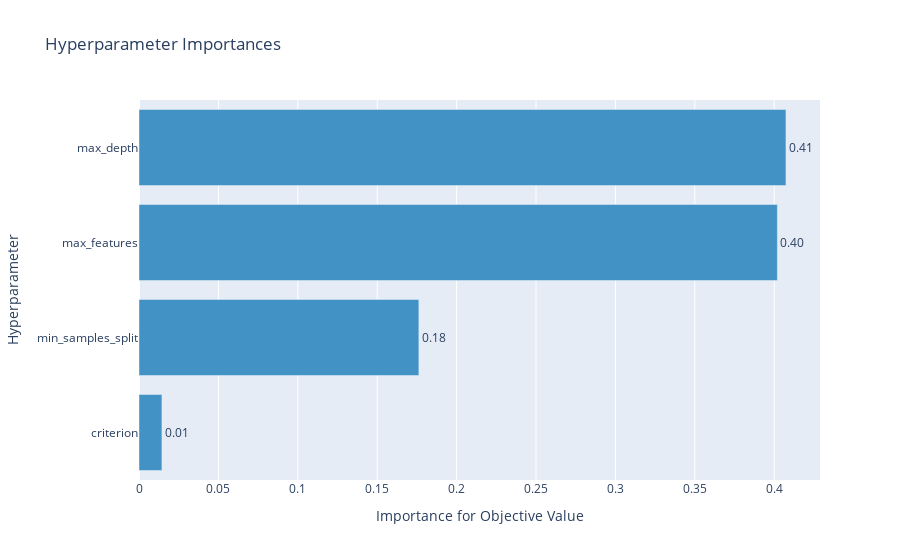
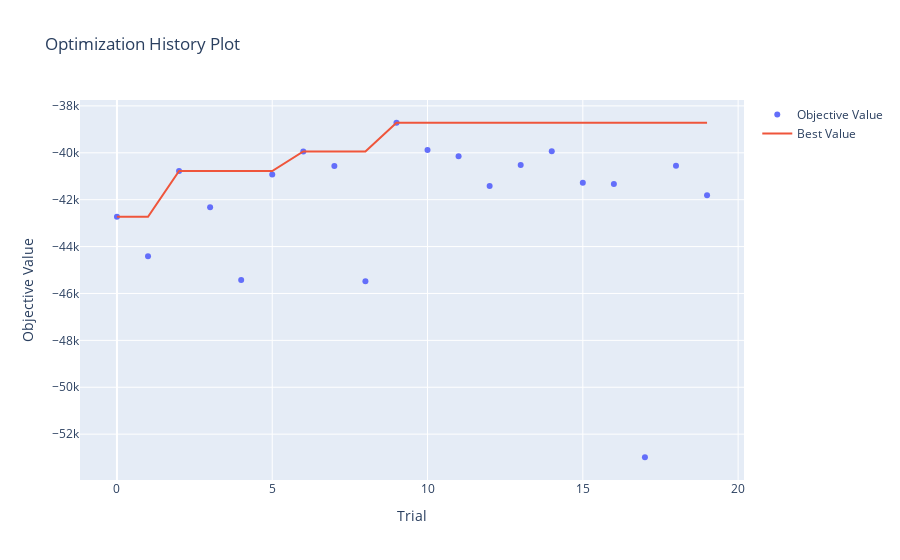

The code cell stored with these charts, in order, in its notebook:
### Code cell
study('tree', 20)

### Figure 1 — Plotly figure (JSON) as saved in the notebook; plotly's stock layout.template omitted (floating-point values rounded to 4 significant figures)
{"data": [{"cliponaxis": false, "hovertemplate": ["criterion (CategoricalDistribution): 0.014438189510506258<extra></extra>", "min_samples_split (IntDistribution): 0.17621654124792924<extra></extra>", "max_features (CategoricalDistribution): 0.4019718651801196<extra></extra>", "max_depth (IntDistribution): 0.407373404061445<extra></extra>"], "marker": {"color": "rgb(66,146,198)"}, "orientation": "h", "text": ["0.01", "0.18", "0.40", "0.41"], "textposition": "outside", "type": "bar", "x": [0.01444, 0.1762, 0.402, 0.4074], "y": ["criterion", "min_samples_split", "max_features", "max_depth"]}], "layout": {"showlegend": false, "title": {"text": "Hyperparameter Importances"}, "xaxis": {"title": {"text": "Importance for Objective Value"}}, "yaxis": {"title": {"text": "Hyperparameter"}}}}

### Figure 2 — Plotly figure (JSON) as saved in the notebook; plotly's stock layout.template omitted (floating-point values rounded to 4 significant figures)
{"data": [{"mode": "markers", "name": "Objective Value", "type": "scatter", "x": [0, 1, 2, 3, 4, 5, 6, 7, 8, 9, 10, 11, 12, 13, 14, 15, 16, 17, 18, 19], "y": [-42730.0, -44410.0, -40780.0, -42320.0, -45430.0, -40920.0, -39940.0, -40570.0, -45480.0, -38720.0, -39880.0, -40140.0, -41420.0, -40520.0, -39940.0, -41280.0, -41330.0, -52990.0, -40550.0, -41810.0]}, {"name": "Best Value", "type": "scatter", "x": [0, 1, 2, 3, 4, 5, 6, 7, 8, 9, 10, 11, 12, 13, 14, 15, 16, 17, 18, 19], "y": [-42730.0, -42730.0, -40780.0, -40780.0, -40780.0, -40780.0, -39940.0, -39940.0, -39940.0, -38720.0, -38720.0, -38720.0, -38720.0, -38720.0, -38720.0, -38720.0, -38720.0, -38720.0, -38720.0, -38720.0]}], "layout": {"title": {"text": "Optimization History Plot"}, "xaxis": {"title": {"text": "Trial"}}, "yaxis": {"title": {"text": "Objective Value"}}}}
